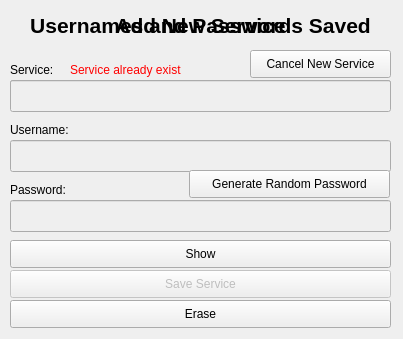
<?xml version="1.0" encoding="UTF-8"?>
<ui version="4.0">
 <class>Form</class>
 <widget class="QWidget" name="Form">
  <property name="geometry">
   <rect>
    <x>0</x>
    <y>0</y>
    <width>403</width>
    <height>339</height>
   </rect>
  </property>
  <property name="windowTitle">
   <string>Form</string>
  </property>
  <widget class="QComboBox" name="cbox_service">
   <property name="geometry">
    <rect>
     <x>10</x>
     <y>80</y>
     <width>381</width>
     <height>30</height>
    </rect>
   </property>
  </widget>
  <widget class="QLabel" name="lbl_title">
   <property name="geometry">
    <rect>
     <x>0</x>
     <y>10</y>
     <width>401</width>
     <height>31</height>
    </rect>
   </property>
   <property name="text">
    <string>&lt;html&gt;&lt;head/&gt;&lt;body&gt;&lt;p align=&quot;center&quot;&gt;&lt;span style=&quot; font-size:16pt; font-weight:600;&quot;&gt;Usernames and Passwords Saved&lt;/span&gt;&lt;/p&gt;&lt;/body&gt;&lt;/html&gt;</string>
   </property>
  </widget>
  <widget class="QLabel" name="lbl_service">
   <property name="geometry">
    <rect>
     <x>10</x>
     <y>60</y>
     <width>62</width>
     <height>20</height>
    </rect>
   </property>
   <property name="text">
    <string>Service:</string>
   </property>
  </widget>
  <widget class="QLabel" name="lbl_username">
   <property name="geometry">
    <rect>
     <x>10</x>
     <y>120</y>
     <width>81</width>
     <height>20</height>
    </rect>
   </property>
   <property name="text">
    <string>Username:</string>
   </property>
  </widget>
  <widget class="QLineEdit" name="txt_username">
   <property name="enabled">
    <bool>false</bool>
   </property>
   <property name="geometry">
    <rect>
     <x>10</x>
     <y>140</y>
     <width>381</width>
     <height>32</height>
    </rect>
   </property>
  </widget>
  <widget class="QLabel" name="lbl_passwd">
   <property name="geometry">
    <rect>
     <x>10</x>
     <y>180</y>
     <width>81</width>
     <height>20</height>
    </rect>
   </property>
   <property name="text">
    <string>Password:</string>
   </property>
  </widget>
  <widget class="QLineEdit" name="txt_passwd">
   <property name="enabled">
    <bool>false</bool>
   </property>
   <property name="geometry">
    <rect>
     <x>10</x>
     <y>200</y>
     <width>381</width>
     <height>32</height>
    </rect>
   </property>
  </widget>
  <widget class="QPushButton" name="btn_show">
   <property name="geometry">
    <rect>
     <x>10</x>
     <y>240</y>
     <width>381</width>
     <height>28</height>
    </rect>
   </property>
   <property name="text">
    <string>Show</string>
   </property>
  </widget>
  <widget class="QPushButton" name="btn_erase">
   <property name="geometry">
    <rect>
     <x>10</x>
     <y>300</y>
     <width>381</width>
     <height>28</height>
    </rect>
   </property>
   <property name="text">
    <string>Erase</string>
   </property>
  </widget>
  <widget class="QPushButton" name="btn_save_new_service">
   <property name="enabled">
    <bool>false</bool>
   </property>
   <property name="geometry">
    <rect>
     <x>10</x>
     <y>270</y>
     <width>381</width>
     <height>28</height>
    </rect>
   </property>
   <property name="text">
    <string>Save Service</string>
   </property>
  </widget>
  <widget class="QLineEdit" name="txt_new_service">
   <property name="enabled">
    <bool>false</bool>
   </property>
   <property name="geometry">
    <rect>
     <x>10</x>
     <y>80</y>
     <width>381</width>
     <height>32</height>
    </rect>
   </property>
  </widget>
  <widget class="QLabel" name="lbl_title_new_srv">
   <property name="geometry">
    <rect>
     <x>0</x>
     <y>10</y>
     <width>401</width>
     <height>31</height>
    </rect>
   </property>
   <property name="text">
    <string>&lt;html&gt;&lt;head/&gt;&lt;body&gt;&lt;p align=&quot;center&quot;&gt;&lt;span style=&quot; font-size:16pt; font-weight:600;&quot;&gt;Add New Service&lt;/span&gt;&lt;/p&gt;&lt;/body&gt;&lt;/html&gt;</string>
   </property>
  </widget>
  <widget class="QPushButton" name="btn_add_new_service">
   <property name="geometry">
    <rect>
     <x>300</x>
     <y>50</y>
     <width>90</width>
     <height>28</height>
    </rect>
   </property>
   <property name="text">
    <string>New Service</string>
   </property>
  </widget>
  <widget class="QPushButton" name="btn_cancel_new_service">
   <property name="geometry">
    <rect>
     <x>250</x>
     <y>50</y>
     <width>141</width>
     <height>28</height>
    </rect>
   </property>
   <property name="text">
    <string>Cancel New Service</string>
   </property>
  </widget>
  <widget class="QPushButton" name="btn_gen_passwd">
   <property name="enabled">
    <bool>true</bool>
   </property>
   <property name="geometry">
    <rect>
     <x>189</x>
     <y>170</y>
     <width>201</width>
     <height>28</height>
    </rect>
   </property>
   <property name="text">
    <string>Generate Random Password</string>
   </property>
  </widget>
  <widget class="QLabel" name="lbl_new_srv_error">
   <property name="geometry">
    <rect>
     <x>70</x>
     <y>60</y>
     <width>141</width>
     <height>20</height>
    </rect>
   </property>
   <property name="text">
    <string>&lt;html&gt;&lt;head/&gt;&lt;body&gt;&lt;p&gt;&lt;span style=&quot; color:#ff0000;&quot;&gt;Service already exist&lt;/span&gt;&lt;/p&gt;&lt;/body&gt;&lt;/html&gt;</string>
   </property>
  </widget>
 </widget>
 <tabstops>
  <tabstop>cbox_service</tabstop>
  <tabstop>txt_new_service</tabstop>
  <tabstop>txt_username</tabstop>
  <tabstop>btn_gen_passwd</tabstop>
  <tabstop>txt_passwd</tabstop>
  <tabstop>btn_save_new_service</tabstop>
  <tabstop>btn_show</tabstop>
  <tabstop>btn_erase</tabstop>
  <tabstop>btn_add_new_service</tabstop>
  <tabstop>btn_cancel_new_service</tabstop>
 </tabstops>
 <resources/>
 <connections/>
</ui>
